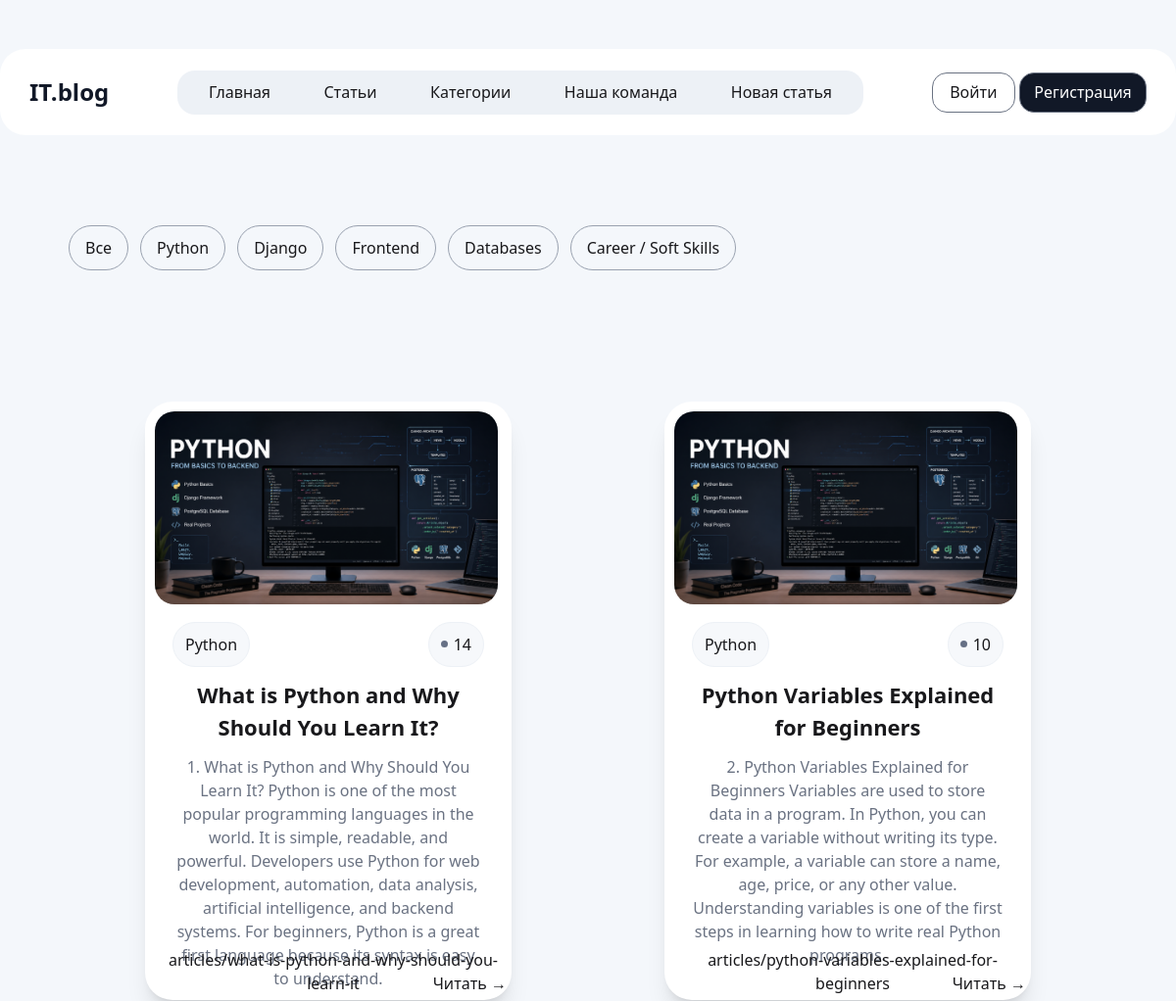
Before: /category/5 (upper part) with the older database file.
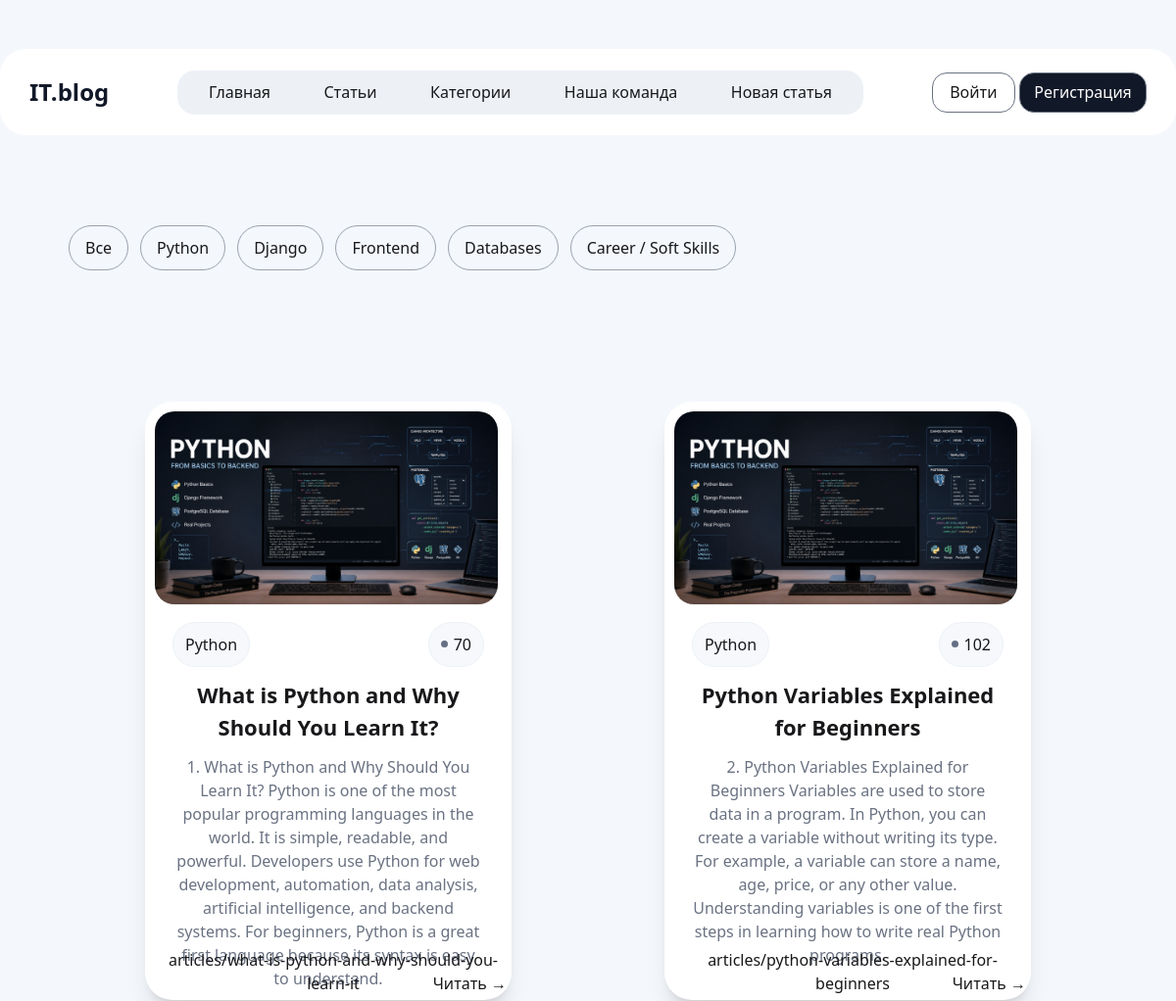
After: the same page with the newer database file.
### blog/models.py (models this page shows, shortened)
class Articles(models.Model):
    title = models.CharField(max_length=255, null=False, blank=False)
    description = models.TextField(null=False, blank=False)
    view = models.IntegerField(default=10, null=False, blank=False)
    category = models.ForeignKey(to=Category, on_delete=models.CASCADE, null=True, blank=True)
    image = models.ImageField(upload_to='articles', null=True, blank=True)
    slug = models.SlugField(unique=True, null=True, blank=True)
    created_at = models.DateTimeField(auto_now_add=True) # type: ignore

class Category(models.Model):
    title = models.CharField(max_length=250, null=True, blank=True)
    def __str__(self):
        return self.title

### blog/views.py (the view)
# urls.py: path('category/<int:category_id>', category_page_view, name='category'), # type: ignore
def category_page_view(request, category_id):
    articles = Articles.objects.filter(category=category_id)
    categories = Category.objects.all()
    return render(request, 'category-page.html', {"articles": articles, 'categories': categories})

### blog/templates/category-page.html (shortened to what this page needs)
{% extends 'base.html' %}
{% block content %}
<main class="max-w-[1100px] mx-auto p-5">
    {% include './components/categories.html' %}
    <div class="flex justify-around flex-wrap align-center max-w[1200px] m-auto mt-[100px] ">
    {% for i in articles %}
    <div class="relative w-[374px] min-h-[430px] rounded-[28px] mt-[10px] bg-white shadow-xl rounded-[20px] p-[10px] text-center">
        {% if i.image.url %}
            <img class="w-[350px] rounded-[20px]" src="{{ i.image.url }}" alt="">
        {% endif %}
        <div class="flex justify-between mt-[18px] mb-[12px] px-[18px]">
            <p class="px-[12px] py-[10px] border bg-[#F6F8FB] border-[#EDF1F6] rounded-[999px]">{{ i.category }}</p>
            <p class="px-[12px] py-[10px] border bg-[#F6F8FB] border-[#EDF1F6] rounded-[999px] flex items-center gap-[6px]"> <img src="/media/krug.svg" alt="error"> {{ i.view }}</p>
        </div>
        <div class="flex flex-col gap-[12px]  items-start px-[18px] ">
            <h2 class="text-[22px] font-bold">{{ i.title }}</h2>
            <p class="text-gray-500">{{ i.description }}</p>
        </div>
        <div class="flex items-center">
            <p class="absolute bottom-[5px] ">articles/{{ i.slug }}</p>
            <button class=" absolute bottom-[5px] right-[5px]"><a href="{% url 'slug-detail' i.slug %}">Читать →</a></button>
        </div>
    </div>
    {% endfor %}
</div>
</main>
{% endblock %}

Changed rows visible on the page:
changed Articles "What is Python and Why Should You Learn It?": view "14" → "70"
changed Articles "Python Variables Explained for Beginners": view "10" → "102"
